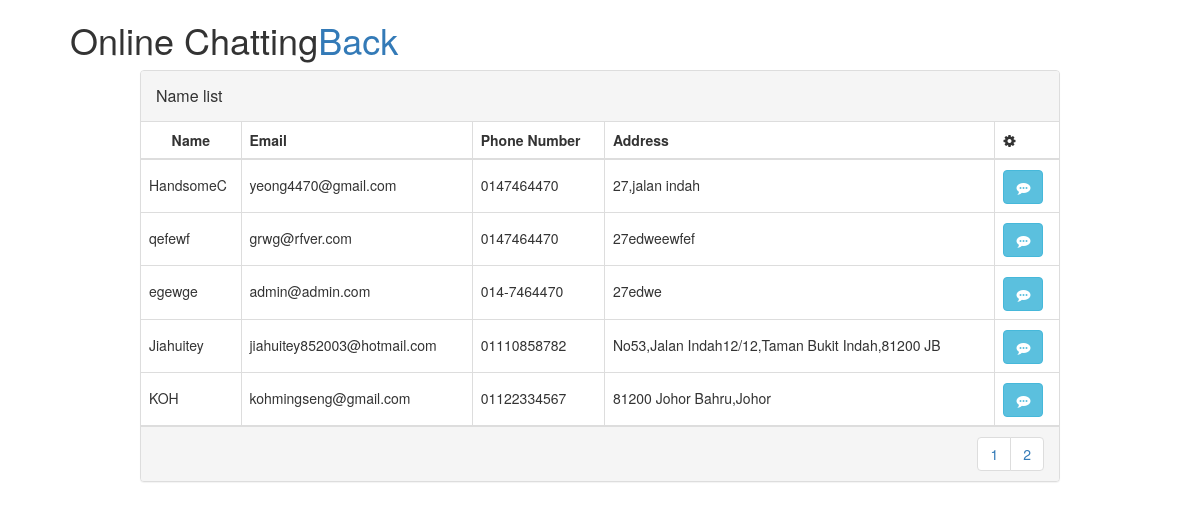
The app's page /Superadmin/viewChatList.php with its own data.
### tables this page shows
CREATE TABLE `customer` (
  `cus_id` int(11) NOT NULL,
  `Name` varchar(255) NOT NULL,
  `Email` varchar(255) NOT NULL,
  `PhoneNo` varchar(255) NOT NULL,
  `Address` varchar(255) NOT NULL,
  `Password` varchar(255) NOT NULL
);

### Superadmin/viewChatList.php (the view, shortened to what this page needs)
<!DOCTYPE html>
<html>
<head>
    <link href="//maxcdn.bootstrapcdn.com/bootstrap/4.1.1/css/bootstrap.min.css" rel="stylesheet" id="bootstrap-css">
    <link href="//maxcdn.bootstrapcdn.com/bootstrap/3.3.0/css/bootstrap.min.css" rel="stylesheet" id="bootstrap-css">
    <link href="https://cdnjs.cloudflare.com/ajax/libs/font-awesome/4.4.0/css/font-awesome.min.css" rel='stylesheet'
        type='text/css'>
    <link href="../css/table.css" rel='stylesheet' type='text/css'>
</head>
<?php
require('../database/pdo.php');
$results_per_page = 5;
$sql='SELECT * FROM customer';
$result = mysqli_query($conn, $sql);
$number_of_results = mysqli_num_rows($result);
$number_of_pages = ceil($number_of_results/$results_per_page);
if (!isset($_GET['page'])) {
  $page = 1;
} else {
  $page = $_GET['page'];
}
$this_page_first_result = ($page-1)*$results_per_page;
$sql='SELECT * FROM customer LIMIT ' . $this_page_first_result . ',' .  $results_per_page;
$result = mysqli_query($conn, $sql);
?>
<div class="container">
    <div class="row">
        <h1> &nbsp;&nbsp;&nbsp;&nbsp;Online Chatting</h1>
        <h1 style=" text-align: right;"><a href="view.php">Back</a></h1>
        <div class="col-md-10 col-md-offset-1">
            <div class="panel panel-default panel-table">
                <div class="panel-heading">
                    <div class="row">
                        <div class="col col-xs-6">
                            <h3 class="panel-title">Name list</h3>
                        </div>
                        <div class="col col-xs-6 text-right">
                        </div>
                    </div>
                </div>
                <div class="panel-body">
                    <table class="table  table-bordered table-list">
                        <thead>
                            <tr>
                                <th>Name</th>
                                <th>Email</th>
                                <th>Phone Number</th>
                                <th>Address</th>
                                <th><em class="fa fa-cog"></em></th>
                            </tr>
                        </thead>
                        <tbody>
                            <tr>
                                <?php
                          while($row = mysqli_fetch_array($result)) {
                          ?>
                                <td><?php echo $row['Name'];?></td>
                                <td><?php echo $row['Email'];?></td>
                                <td><?php echo $row['PhoneNo'];?></td>
                                <td><?php echo $row['Address'];?></td>
                                <td align="left">
                                    <a class="btn btn-info" href="adminChat.php?Email=<?php echo $row['Email']; ?>"><spanclass="new badge"><em class="fa fa-commenting"></em></span></a>
                                </td>
                            </tr>
                            <?php
                            }
                          ?>
                        </tbody>
                    </table>
                </div>
                <div class="panel-footer">
                    <div class="row">
                        <div class="col col-xs-4">
                        </div>
                        <div class="col col-xs-8">
                            <ul class="pagination hidden-xs pull-right">
                                <?php
                      for ($page=1;$page<=$number_of_pages;$page++) {
                        echo ' <li><a href="viewChatList.php?page=' . $page . '">' . $page . '</a> </li> ';}
                        ?>
                            </ul>
                        </div>
                    </div>
                </div>
            </div>
        </div>
    </div>
</html>

### css/table.css (style rules this page uses)
.panel-table .panel-body { padding:0; }
.panel-table .panel-body .table-bordered { border-style: none; margin:0; }
.panel-table .panel-body .table-bordered > thead > tr > th:first-of-type { text-align:center; width: 100px; }
.panel-table .panel-body .table-bordered > thead > tr > th:last-of-type, .panel-table .panel-body .table-bordered > tbody > tr > td:last-of-type { border-right: 0px; }
.panel-table .panel-body .table-bordered > thead > tr > th:first-of-type, .panel-table .panel-body .table-bordered > tbody > tr > td:first-of-type { border-left: 0px; }
.panel-table .panel-body .table-bordered > tbody > tr:first-of-type > td { border-bottom: 0px; }
.panel-table .panel-body .table-bordered > thead > tr:first-of-type > th { border-top: 0px; }
.panel-table .panel-footer .pagination { margin:0; }
.panel-table .panel-footer .col { line-height: 34px; height: 34px; }
.panel-table .panel-heading .col h3 { line-height: 30px; height: 30px; }
.panel-table .panel-body .table-bordered > tbody > tr > td { line-height: 34px; }

### records on screen
customer: Name "HandsomeC", Email "yeong4470@gmail.com", PhoneNo "0147464470", Address "27,jalan indah"
customer: Name "qefewf", Email "grwg@rfver.com", PhoneNo "0147464470", Address "27edweewfef"
customer: Name "egewge", Email "admin@admin.com", PhoneNo "014-7464470", Address "27edwe"
customer: Name "Jiahuitey", Email "jiahuitey852003@hotmail.com", PhoneNo "01110858782", Address "No53,Jalan Indah12/12,Taman Bukit Indah,81200 JB"
customer: Name "KOH", Email "kohmingseng@gmail.com", PhoneNo "01122334567", Address "81200 Johor Bahru,Johor"
